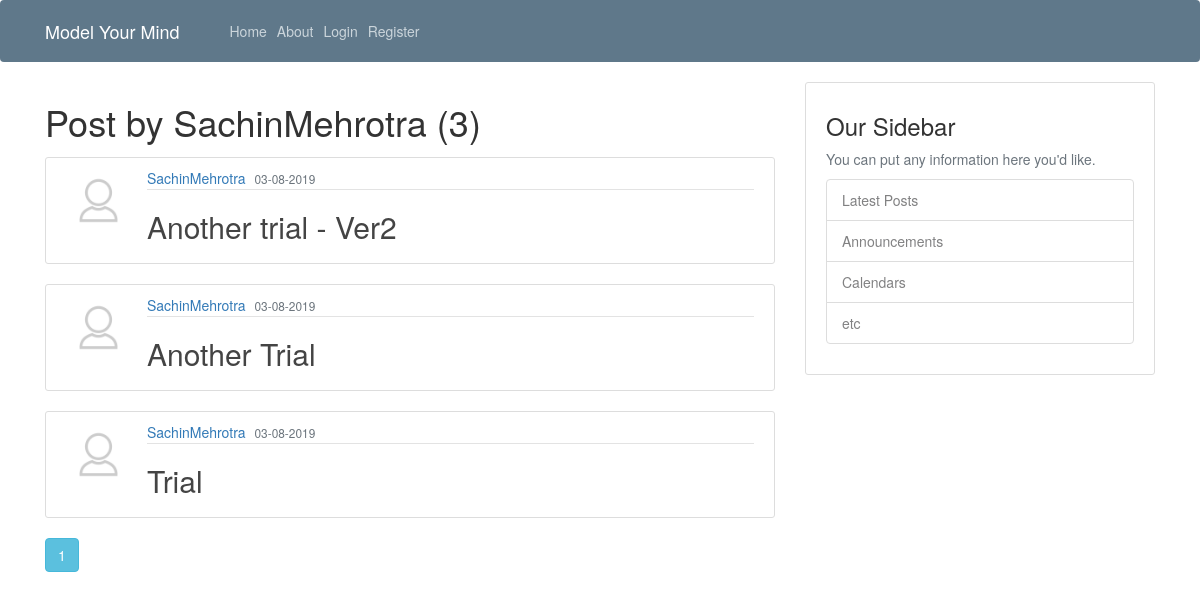
/user/SachinMehrotra, run on the app's committed database.
### flaskblog/models.py (models this page shows, shortened)
class User(db.Model, UserMixin):
	id = db.Column(db.Integer, primary_key=True)
	username = db.Column(db.String(20), unique=True, nullable=False)
	email = db.Column(db.String(100), unique=True, nullable=False)
	user_image = db.Column(db.String(20), nullable=False, default="default.png")
	password = db.Column(db.String(60), nullable=False)
	posts = db.relationship('Post', backref='author', lazy=True)

class Post(db.Model):
	id = db.Column(db.Integer, primary_key=True)
	title = db.Column(db.String(100), nullable=False)
	date_posted = db.Column(db.DateTime, nullable=False, default=datetime.utcnow)
	content = db.Column(db.Text, nullable=False,)
	user_id = db.Column(db.Integer, db.ForeignKey('user.id'), nullable=False)
	approve_flag = db.Column(db.Boolean,default=False, nullable=False)

### flaskblog/users/routes.py (the view)
@users.route("/user/<string:username>")
def user_post(username):
	page = request.args.get('page',1,type=int)
	user = User.query.filter_by(username=username).first_or_404()
	posts = Post.query.filter_by(author=user).order_by(Post.date_posted.desc()).paginate(per_page=3, page=page)
	return render_template("user_post.html", posts=posts, user=user)

### flaskblog/templates/user_post.html
{% extends "layout.html" %}
{% block content %}
<h1 class="mb-3"> Post by {{ user.username }} ({{posts.total}})</h1>
	{% for post in posts.items %}
		<article class="media content-section">
      <img class="rounded-circle article-img" src="{{ url_for('static', filename='profile_pictures/'+ post.author.user_image) }}" />
  			<div class="media-body">
    			<div class="article-metadata">
      				<a class="mr-2" href="{{ url_for('users.user_post',username=post.author.username)}}">{{ post.author.username }}</a>
      				<small class="text-muted">{{ post.date_posted.strftime('%m-%d-%Y') }}</small>
    			</div>
    			<h2><a class="article-title" href="{{ url_for('posts.post', post_id=post.id) }}">{{ post.title }}</a></h2>
  			</div>
		</article>
	{% endfor %}
  {% for page_num in posts.iter_pages(left_edge=1, right_edge=1, left_current=1, right_current=2) %}
    {% if page_num %}
      {% if posts.page == page_num %}
      <a href="{{ url_for('users.user_post', username=user.username, page=page_num) }}" class="btn btn-info mb-4">{{ page_num }}</a>
      {% else %}
      <a href="{{ url_for('users.user_post', username=user.username, page=page_num) }}" class="btn btn-outline-info mb-4">{{page_num}}</a>
      {% endif %}
    {% else %}
      ...
    {% endif %}
  {% endfor %}
{% endblock content %}

### flaskblog/static/main.css (style rules this page uses)
body { background: #fafafa; color: #333333; margin-top: 5rem; }
h1, h2, h3, h4, h5, h6 { color: #444444; }
.content-section { background: #ffffff; padding: 10px 20px; border: 1px solid #dddddd; border-radius: 3px; margin-bottom: 20px; }
.article-title { color: #444444; }
.article-img { height: 65px; width: 65px; margin-right: 16px; }
.article-metadata { padding-bottom: 1px; margin-bottom: 4px; border-bottom: 1px solid #e3e3e3 }

### data on the page
User: username "SachinMehrotra"
Post: user_image (placeholder picture), author.username "SachinMehrotra", date_posted "03-08-2019", title "Another trial - Ver2"
Post: user_image (placeholder picture), author.username "SachinMehrotra", date_posted "03-08-2019", title "Another Trial"
Post: user_image (placeholder picture), author.username "SachinMehrotra", date_posted "03-08-2019", title "Trial"

### other printed values
{{ posts.total }} "3"
{{ page_num }} "1"
